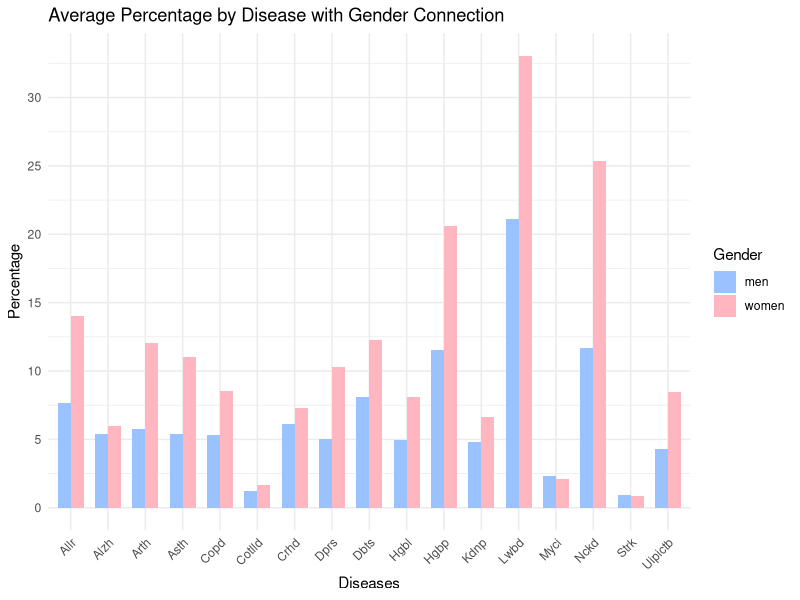
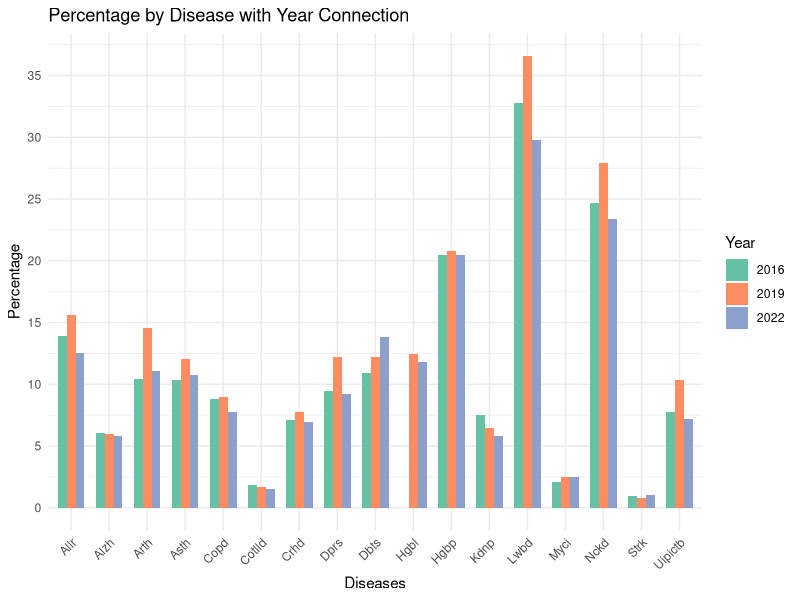
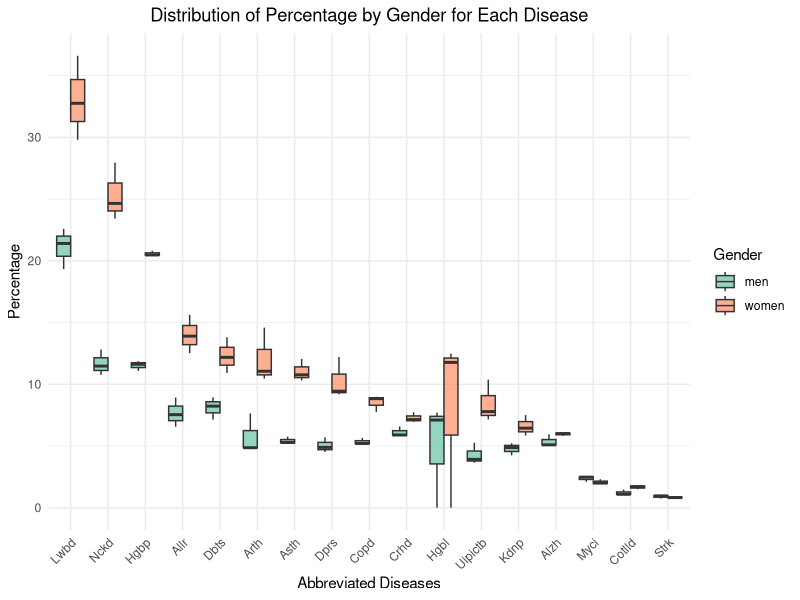
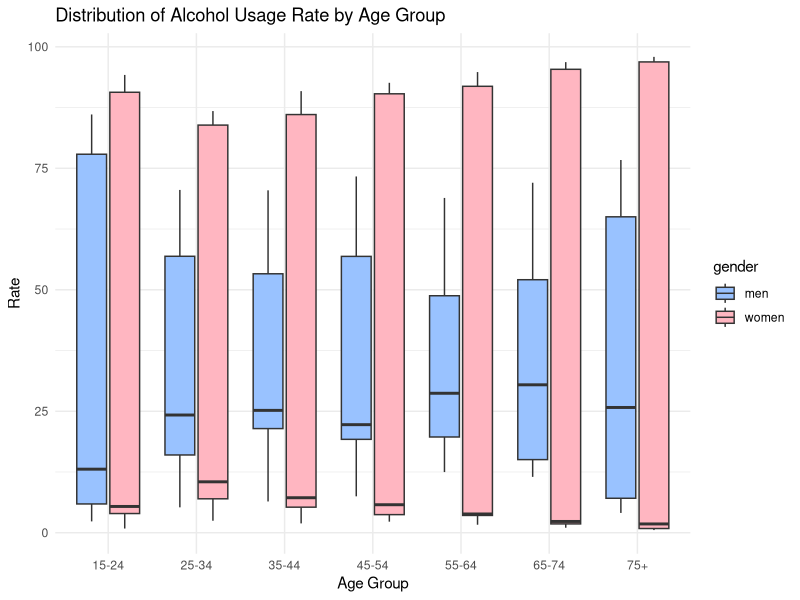
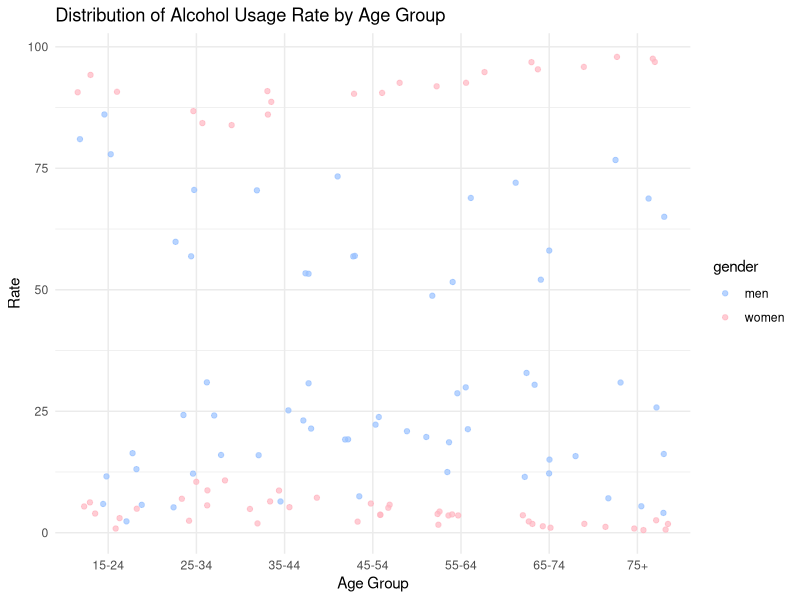
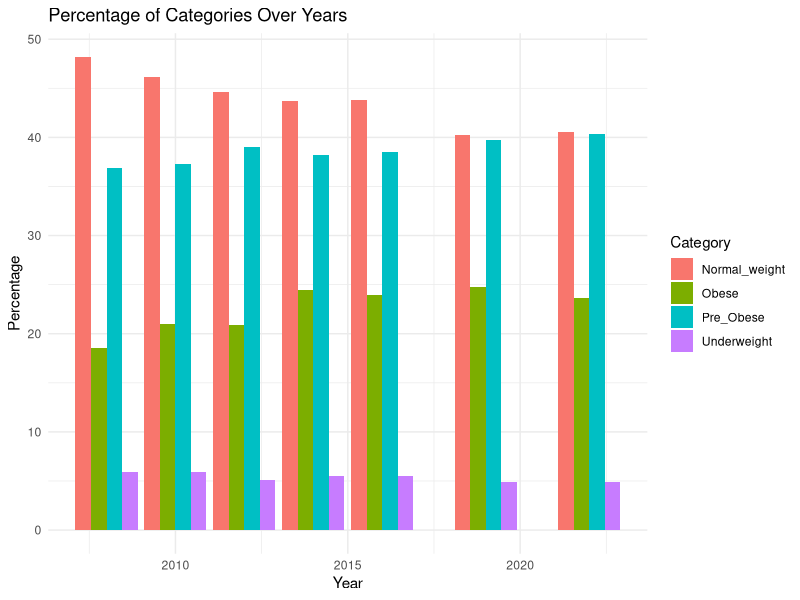
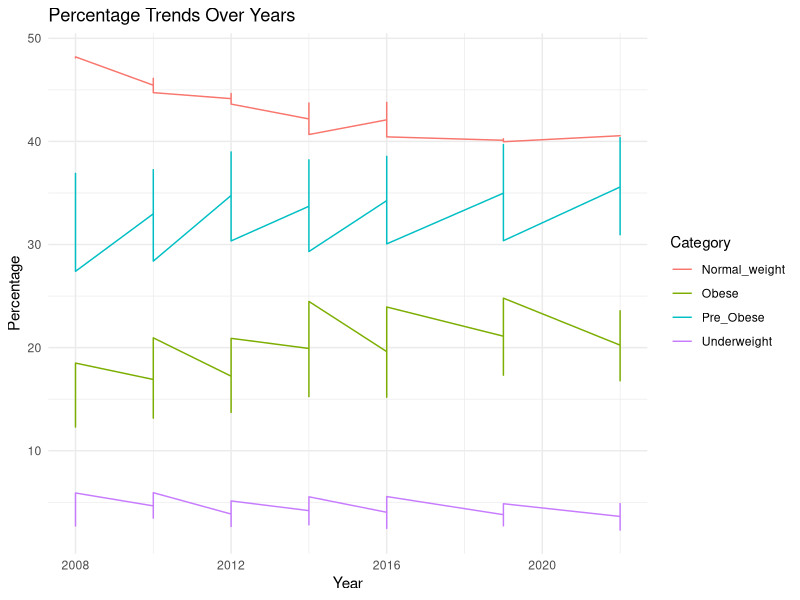
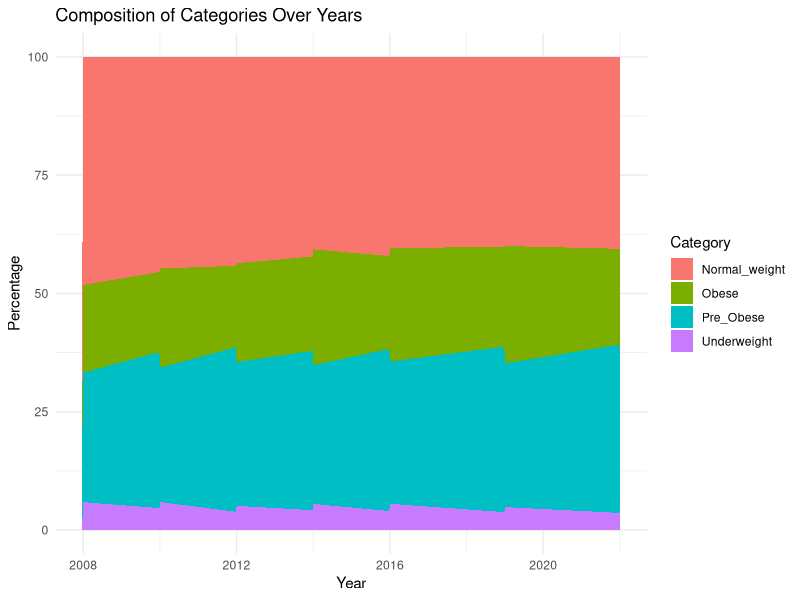

Reproduce these figures in R, in order.
## ---- chunk 1
#| echo: false
suppressPackageStartupMessages(library(dplyr))
library(readxl)
library(dplyr)
library(tidyr)
library(ggplot2)

data_1 <- read_excel("tidydataset1.xls")
colnames(data_1) <- c("Diseases", "men_2016", "women_2016", "men_2019", "women_2019", "men_2022", "women_2022")

data_1_longer <- data_1 %>%
  pivot_longer(cols = starts_with(c("men", "women")),
               names_to = "Gender",
               values_to = "Percentage") %>%
  separate(Gender, into = c("Gender", "Year"), sep = "_") %>%
  arrange(Diseases) %>%
  mutate_at(vars(Year, Percentage), as.numeric) %>%
  mutate(Diseases = gsub("^\\n", "", Diseases))
## ---- chunk 2
#| code-fold: true
#| code-summary: "Show the code"

abbreviate_disease_names <- abbreviate(data_1_longer$Diseases)
ggplot(data_1_longer, aes(x = Diseases, y = Percentage, fill = Gender)) +
  geom_bar(stat = "summary", fun = "mean", position = "dodge", width = 0.7) +
  labs(title = "Average Percentage by Disease with Gender Connection",
       x = "Diseases",
       y = "Percentage") +
  scale_x_discrete(labels = abbreviate_disease_names) +
  scale_y_continuous(breaks = seq(0, 30, by = 5)) +
  scale_fill_manual(values = c("#99C2FF", "#FFB6C1")) +
  theme_minimal() +
  theme(axis.text.x = element_text(angle = 45, hjust = 1))
## ---- chunk 3
#| code-fold: true
#| code-summary: "Show the code"

abbreviate_disease_names <- abbreviate(data_1_longer$Diseases)

custom_colors <- c("#66c2a5", "#fc8d62", "#8da0cb")

ggplot(data_1_longer, aes(x = Diseases, y = Percentage, fill = as.factor(Year))) +
  geom_bar(stat = "identity", position = "dodge", width = 0.7) +
  labs(title = "Percentage by Disease with Year Connection",
       x = "Diseases",
       y = "Percentage",
       fill = "Year") +
  scale_x_discrete(labels = abbreviate_disease_names) +
  scale_y_continuous(breaks = seq(0, 35, by = 5)) +
  scale_fill_manual(values = custom_colors) +
  theme_minimal() +
  theme(axis.text.x = element_text(angle = 45, hjust = 1))


## ---- chunk 4
#| code-fold: true
#| code-summary: "Show the code"
abbreviate_disease_names <- abbreviate(data_1_longer$Diseases)

ggplot(data_1_longer, aes(x = reorder(abbreviate_disease_names, -Percentage), y = Percentage, fill = Gender)) +
  geom_boxplot(position = "dodge", alpha = 0.7) +
  labs(title = "Distribution of Percentage by Gender for Each Disease",
       x = "Abbreviated Diseases",
       y = "Percentage",
       fill = "Gender") +
  scale_fill_manual(values = c("#66c2a5", "#fc8d62")) +
  theme_minimal() +
  theme(plot.title = element_text(hjust = 0.5),
        axis.text.x = element_text(angle = 45, hjust = 1))
## ---- chunk 5
#| echo: false
suppressPackageStartupMessages(library(dplyr))
library(readxl)
library(dplyr)
library(tidyr)
library(ggplot2)

data_2 <- read_excel("tidydataset2.xls")
colnames(data_2) <- c("age", "men_2016", "women_2016", "men_2019", "women_2019", "men_2022", "women_2022", "usage")
data_2_longer <- data_2 %>%
  pivot_longer(cols = starts_with(c("men", "women")),
               names_to = "gender",
               values_to = "rate") %>%
  separate(gender, into = c("gender", "year"), sep = "_") %>%
  arrange(age) %>%
  mutate_at(vars(year, rate), as.numeric) %>%
  na.omit()
## ---- chunk 6
#| code-fold: true
#| code-summary: "Show the code"
ggplot(data_2_longer, aes(x = age, y = rate, fill = gender)) +
  geom_boxplot() +
  labs(title = "Distribution of Alcohol Usage Rate by Age Group",
       x = "Age Group",
       y = "Rate") +
  scale_fill_manual(values = c("#99C2FF", "#FFB6C1")) +
  theme_minimal()
## ---- chunk 7
#| code-fold: true
#| code-summary: "Show the code"
ggplot(data_2_longer, aes(x = age, y = rate, color = gender)) +
  geom_jitter(alpha = 0.7) +
  labs(title = "Distribution of Alcohol Usage Rate by Age Group",
       x = "Age Group",
       y = "Rate") +
  scale_color_manual(values = c("#99C2FF", "#FFB6C1")) +
  theme(axis.text.x = element_text(angle = 45, hjust = 1))+
  theme_minimal()

## ---- chunk 8
#| echo: false
suppressPackageStartupMessages(library(dplyr))
library(readxl)
library(dplyr)
library(tidyr)
library(ggplot2)
data_3 <- read_excel("tidydataset3.xls")
colnames(data_3) <- c("Year", "Sex", "Underweight", "Normal_weight", "Pre_Obese", "Obese")
data_3_long <- data_3 %>%
  pivot_longer(cols = c(Underweight, Normal_weight, Pre_Obese, Obese),
               names_to = "Category",
               values_to = "Percentage")
## ---- chunk 9
#| code-fold: true
#| code-summary: "Show the code"
ggplot(data_3_long, aes(x = Year, y = Percentage, fill = Category)) +
  geom_bar(stat = "identity", position = "dodge") +
  labs(title = "Percentage of Categories Over Years",
       x = "Year",
       y = "Percentage") +
  theme_minimal()
## ---- chunk 10
#| code-fold: true
#| code-summary: "Show the code"
ggplot(data_3_long, aes(x = Year, y = Percentage, color = Category)) +
  geom_line() +
  labs(title = "Percentage Trends Over Years",
       x = "Year",
       y = "Percentage") +
  theme_minimal()
## ---- chunk 11
#| code-fold: true
#| code-summary: "Show the code"
ggplot(data_3_long, aes(x = Year, y = Percentage, fill = Category)) +
  geom_area() +
  labs(title = "Composition of Categories Over Years",
       x = "Year",
       y = "Percentage") +
  theme_minimal()
## ---- chunk 12
#| code-fold: true
#| code-summary: "Show the code"
ggplot(data_3_long, aes(x = Sex, y = Percentage, fill = Category)) +
  geom_bar(stat = "identity", position = "dodge") +
  labs(title = "Percentage of Categories by Gender",
       x = "Gender",
       y = "Percentage") +
  theme_minimal()
